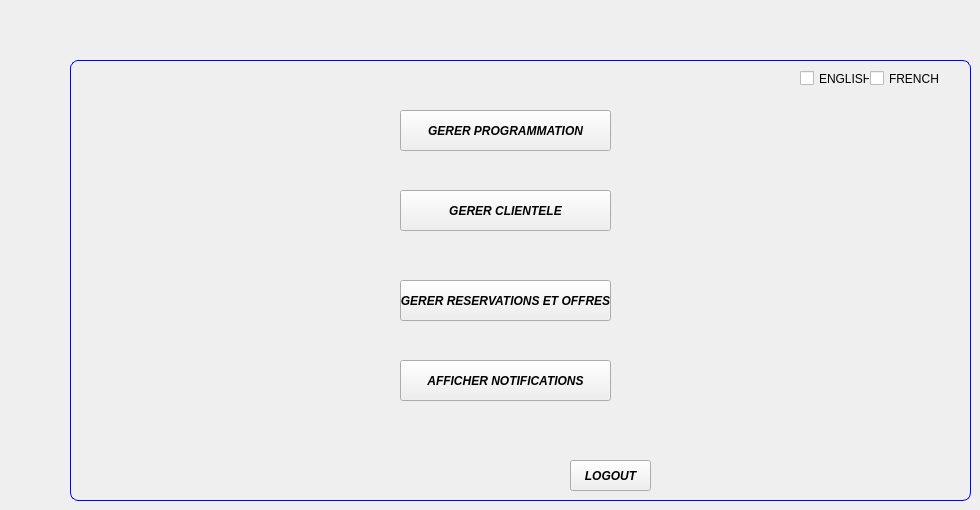
    <widget class="QWidget" name="page_4">
     <widget class="QPushButton" name="menuPROG2">
      <property name="geometry">
       <rect>
        <x>400</x>
        <y>110</y>
        <width>211</width>
        <height>41</height>
       </rect>
      </property>
      <property name="font">
       <font>
        <weight>75</weight>
        <italic>true</italic>
        <bold>true</bold>
       </font>
      </property>
      <property name="styleSheet">
       <string notr="true">QPushButton:pressed {
       background-color: qlineargradient(spread:pad, x1:0, y1:0, x2:0, y2:1,   stop:0 rgba(60, 186, 162, 255), stop:1 rgba(98, 211, 162, 255))
}
QPushButton:hover:!pressed{ color: #035381}

QPushButton:disabled {
       background-color: rgb(170, 170, 127)
}</string>
      </property>
      <property name="text">
       <string>GERER PROGRAMMATION</string>
      </property>
     </widget>
     <widget class="QPushButton" name="menuCLIENT2">
      <property name="geometry">
       <rect>
        <x>400</x>
        <y>190</y>
        <width>211</width>
        <height>41</height>
       </rect>
      </property>
      <property name="font">
       <font>
        <weight>75</weight>
        <italic>true</italic>
        <bold>true</bold>
       </font>
      </property>
      <property name="styleSheet">
       <string notr="true">QPushButton:pressed {
       background-color: qlineargradient(spread:pad, x1:0, y1:0, x2:0, y2:1,   stop:0 rgba(60, 186, 162, 255), stop:1 rgba(98, 211, 162, 255))
}
QPushButton:hover:!pressed{ color: #035381}

QPushButton:disabled {
       background-color: rgb(170, 170, 127)
}</string>
      </property>
      <property name="text">
       <string>GERER CLIENTELE</string>
      </property>
     </widget>
     <widget class="QPushButton" name="menuRES2">
      <property name="geometry">
       <rect>
        <x>400</x>
        <y>280</y>
        <width>211</width>
        <height>41</height>
       </rect>
      </property>
      <property name="font">
       <font>
        <weight>75</weight>
        <italic>true</italic>
        <bold>true</bold>
       </font>
      </property>
      <property name="styleSheet">
       <string notr="true">QPushButton:pressed {
       background-color: qlineargradient(spread:pad, x1:0, y1:0, x2:0, y2:1,   stop:0 rgba(60, 186, 162, 255), stop:1 rgba(98, 211, 162, 255))
}
QPushButton:hover:!pressed{ color: #035381}

QPushButton:disabled {
       background-color: rgb(170, 170, 127)
}</string>
      </property>
      <property name="text">
       <string>GERER RESERVATIONS ET OFFRES</string>
      </property>
     </widget>
     <widget class="QPushButton" name="menuNOTIF2">
      <property name="geometry">
       <rect>
        <x>400</x>
        <y>360</y>
        <width>211</width>
        <height>41</height>
       </rect>
      </property>
      <property name="font">
       <font>
        <weight>75</weight>
        <italic>true</italic>
        <bold>true</bold>
       </font>
      </property>
      <property name="styleSheet">
       <string notr="true">QPushButton:pressed {
       background-color: qlineargradient(spread:pad, x1:0, y1:0, x2:0, y2:1,   stop:0 rgba(60, 186, 162, 255), stop:1 rgba(98, 211, 162, 255))
}
QPushButton:hover:!pressed{ color: #035381}

QPushButton:disabled {
       background-color: rgb(170, 170, 127)
}</string>
      </property>
      <property name="text">
       <string>AFFICHER NOTIFICATIONS</string>
      </property>
     </widget>
     <widget class="QLabel" name="label_6">
      <property name="geometry">
       <rect>
        <x>70</x>
        <y>60</y>
        <width>901</width>
        <height>441</height>
       </rect>
      </property>
      <property name="styleSheet">
       <string notr="true">border: 1px solid blue;
border-radius: 8px;
</string>
      </property>
      <property name="text">
       <string/>
      </property>
     </widget>
     <widget class="QPushButton" name="logout">
      <property name="geometry">
       <rect>
        <x>570</x>
        <y>460</y>
        <width>81</width>
        <height>31</height>
       </rect>
      </property>
      <property name="font">
       <font>
        <weight>75</weight>
        <italic>true</italic>
        <bold>true</bold>
       </font>
      </property>
      <property name="styleSheet">
       <string notr="true">
QPushButton:pressed {
       background-color: qlineargradient(spread:pad, x1:0, y1:0, x2:0, y2:1,   stop:0 rgba(250, 65, 65), stop:1 rgba(240, 55, 79));
}
QPushButton:hover:!pressed{ color: red}

QPushButton:disabled {
       background-color: rgb(170, 170, 127);
}</string>
      </property>
      <property name="text">
       <string>LOGOUT</string>
      </property>
     </widget>
     <widget class="QCheckBox" name="checkBox_FRENCH">
      <property name="geometry">
       <rect>
        <x>870</x>
        <y>70</y>
        <width>70</width>
        <height>17</height>
       </rect>
      </property>
      <property name="text">
       <string>FRENCH</string>
      </property>
     </widget>
     <widget class="QCheckBox" name="checkBox_ENGLISH">
      <property name="geometry">
       <rect>
        <x>800</x>
        <y>70</y>
        <width>70</width>
        <height>17</height>
       </rect>
      </property>
      <property name="text">
       <string>ENGLISH</string>
      </property>
     </widget>
     <zorder>label_6</zorder>
     <zorder>menuPROG2</zorder>
     <zorder>menuCLIENT2</zorder>
     <zorder>menuRES2</zorder>
     <zorder>menuNOTIF2</zorder>
     <zorder>logout</zorder>
     <zorder>checkBox_FRENCH</zorder>
     <zorder>checkBox_ENGLISH</zorder>
    </widget>
